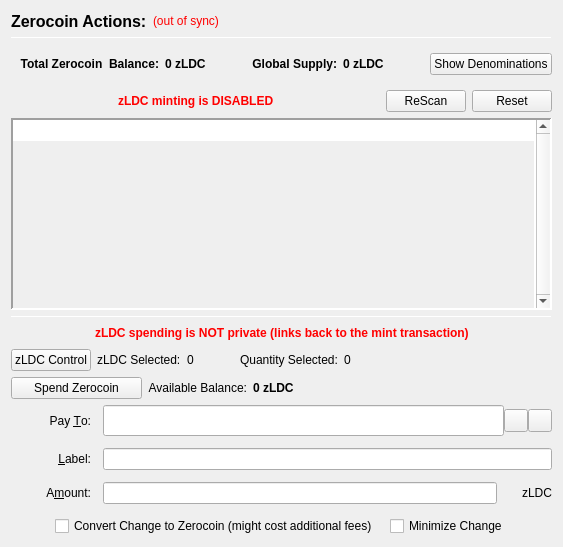
                  <widget class="QFrame" name="verticalFrameLeft">
                   <layout class="QVBoxLayout" name="verticalLayout_2">
                    <item>
                     <layout class="QVBoxLayout" name="verticalLayout_3">
                      <item>
                       <layout class="QHBoxLayout" name="horizontalLayout_3">
                        <item>
                         <widget class="QLabel" name="labelzLDCActions">
                          <property name="font">
                           <font>
                            <pointsize>12</pointsize>
                            <weight>75</weight>
                            <bold>true</bold>
                           </font>
                          </property>
                          <property name="text">
                           <string>Zerocoin Actions:</string>
                          </property>
                          <property name="alignment">
                           <set>Qt::AlignLeading|Qt::AlignLeft|Qt::AlignVCenter</set>
                          </property>
                         </widget>
                        </item>
                        <item>
                         <widget class="QLabel" name="labelzLDCSyncStatus">
                          <property name="toolTip">
                           <string>The displayed information may be out of date. Your wallet automatically synchronizes with the LeedCoin network after a connection is established, but this process has not completed yet.</string>
                          </property>
                          <property name="styleSheet">
                           <string notr="true">QLabel { color: red; }</string>
                          </property>
                          <property name="text">
                           <string notr="true">(out of sync)</string>
                          </property>
                          <property name="alignment">
                           <set>Qt::AlignLeading|Qt::AlignLeft|Qt::AlignVCenter</set>
                          </property>
                         </widget>
                        </item>
                        <item>
                         <spacer name="horizontalSpacer">
                          <property name="orientation">
                           <enum>Qt::Horizontal</enum>
                          </property>
                          <property name="sizeHint" stdset="0">
                           <size>
                            <width>40</width>
                            <height>20</height>
                           </size>
                          </property>
                         </spacer>
                        </item>
                       </layout>
                      </item>
                      <item>
                       <widget class="Line" name="lineUpperLeft">
                        <property name="minimumSize">
                         <size>
                          <width>0</width>
                          <height>1</height>
                         </size>
                        </property>
                        <property name="maximumSize">
                         <size>
                          <width>16777215</width>
                          <height>1</height>
                         </size>
                        </property>
                        <property name="frameShadow">
                         <enum>QFrame::Sunken</enum>
                        </property>
                        <property name="orientation">
                         <enum>Qt::Horizontal</enum>
                        </property>
                       </widget>
                      </item>
                      <item>
                       <widget class="QFrame" name="balanceSupplyFrame">
                        <layout class="QHBoxLayout" name="horizontalLayout_2" stretch="0,0,0,1,0">
                         <property name="rightMargin">
                          <number>0</number>
                         </property>
                         <item>
                          <layout class="QHBoxLayout" name="horizontalLayout_34">
                           <item>
                            <widget class="QLabel" name="labelzAvailableText_3">
                             <property name="font">
                              <font>
                               <weight>75</weight>
                               <bold>true</bold>
                              </font>
                             </property>
                             <property name="toolTip">
                              <string>Total Balance including unconfirmed and immature zLDC</string>
                             </property>
                             <property name="text">
                              <string>Total Zerocoin  Balance:</string>
                             </property>
                             <property name="alignment">
                              <set>Qt::AlignRight|Qt::AlignTrailing|Qt::AlignVCenter</set>
                             </property>
                            </widget>
                           </item>
                           <item>
                            <widget class="QLabel" name="labelzAvailableAmount_4">
                             <property name="minimumSize">
                              <size>
                               <width>40</width>
                               <height>0</height>
                              </size>
                             </property>
                             <property name="font">
                              <font>
                               <weight>75</weight>
                               <bold>true</bold>
                              </font>
                             </property>
                             <property name="toolTip">
                              <string>Total Balance including unconfirmed and immature zLDC</string>
                             </property>
                             <property name="text">
                              <string>0 zLDC</string>
                             </property>
                             <property name="alignment">
                              <set>Qt::AlignLeading|Qt::AlignLeft|Qt::AlignVCenter</set>
                             </property>
                            </widget>
                           </item>
                          </layout>
                         </item>
                         <item>
                          <spacer name="horizontalSpacer_32">
                           <property name="orientation">
                            <enum>Qt::Horizontal</enum>
                           </property>
                           <property name="sizeHint" stdset="0">
                            <size>
                             <width>40</width>
                             <height>20</height>
                            </size>
                           </property>
                          </spacer>
                         </item>
                         <item>
                          <layout class="QHBoxLayout" name="horizontalLayout_35">
                           <item>
                            <widget class="QLabel" name="labelZsupplyText_2">
                             <property name="font">
                              <font>
                               <weight>75</weight>
                               <bold>true</bold>
                              </font>
                             </property>
                             <property name="text">
                              <string>Global Supply:</string>
                             </property>
                             <property name="alignment">
                              <set>Qt::AlignRight|Qt::AlignTrailing|Qt::AlignVCenter</set>
                             </property>
                            </widget>
                           </item>
                           <item>
                            <widget class="QLabel" name="labelZsupplyAmount_2">
                             <property name="font">
                              <font>
                               <weight>75</weight>
                               <bold>true</bold>
                              </font>
                             </property>
                             <property name="text">
                              <string>0 zLDC</string>
                             </property>
                            </widget>
                           </item>
                          </layout>
                         </item>
                         <item>
                          <spacer name="horizontalSpacer_31">
                           <property name="orientation">
                            <enum>Qt::Horizontal</enum>
                           </property>
                           <property name="sizeHint" stdset="0">
                            <size>
                             <width>40</width>
                             <height>20</height>
                            </size>
                           </property>
                          </spacer>
                         </item>
                         <item>
                          <widget class="QPushButton" name="pushButtonShowDenoms">
                           <property name="toolTip">
                            <string>Show zLDC denominations list</string>
                           </property>
                           <property name="text">
                            <string>Show Denominations</string>
                           </property>
                          </widget>
                         </item>
                        </layout>
                       </widget>
                      </item>
                      <item>
                       <layout class="QHBoxLayout" name="horizontalLayout_4">
                        <item>
                         <spacer name="horizontalSpacer_2">
                          <property name="orientation">
                           <enum>Qt::Horizontal</enum>
                          </property>
                          <property name="sizeHint" stdset="0">
                           <size>
                            <width>40</width>
                            <height>20</height>
                           </size>
                          </property>
                         </spacer>
                        </item>
                        <item>
                         <widget class="QLabel" name="label">
                          <property name="styleSheet">
                           <string notr="true">color: red;
font-weight: bold;</string>
                          </property>
                          <property name="text">
                           <string>zLDC minting is DISABLED</string>
                          </property>
                         </widget>
                        </item>
                        <item>
                         <spacer name="horizontalSpacer_3">
                          <property name="orientation">
                           <enum>Qt::Horizontal</enum>
                          </property>
                          <property name="sizeHint" stdset="0">
                           <size>
                            <width>40</width>
                            <height>20</height>
                           </size>
                          </property>
                         </spacer>
                        </item>
                        <item>
                         <widget class="QPushButton" name="pushButtonMintReset">
                          <property name="maximumSize">
                           <size>
                            <width>80</width>
                            <height>16777215</height>
                           </size>
                          </property>
                          <property name="toolTip">
                           <string>Rescan the complete blockchain for  Zerocoin mints and their meta-data.</string>
                          </property>
                          <property name="text">
                           <string>ReScan</string>
                          </property>
                         </widget>
                        </item>
                        <item>
                         <widget class="QPushButton" name="pushButtonSpentReset">
                          <property name="maximumSize">
                           <size>
                            <width>80</width>
                            <height>16777215</height>
                           </size>
                          </property>
                          <property name="toolTip">
                           <string>Reset Zerocoin Wallet DB. Deletes transactions that did not make it into the blockchain.</string>
                          </property>
                          <property name="text">
                           <string>Reset</string>
                          </property>
                         </widget>
                        </item>
                       </layout>
                      </item>
                      <item>
                       <widget class="QPlainTextEdit" name="TEMintStatus">
                        <property name="font">
                         <font>
                          <pointsize>8</pointsize>
                         </font>
                        </property>
                        <property name="toolTip">
                         <string>Status and/or Mesages from the last Mint Action.</string>
                        </property>
                        <property name="frameShape">
                         <enum>QFrame::Panel</enum>
                        </property>
                        <property name="frameShadow">
                         <enum>QFrame::Sunken</enum>
                        </property>
                        <property name="lineWidth">
                         <number>2</number>
                        </property>
                        <property name="midLineWidth">
                         <number>2</number>
                        </property>
                        <property name="verticalScrollBarPolicy">
                         <enum>Qt::ScrollBarAlwaysOn</enum>
                        </property>
                        <property name="horizontalScrollBarPolicy">
                         <enum>Qt::ScrollBarAlwaysOff</enum>
                        </property>
                        <property name="readOnly">
                         <bool>true</bool>
                        </property>
                        <property name="plainText">
                         <string notr="true"/>
                        </property>
                        <property name="backgroundVisible">
                         <bool>true</bool>
                        </property>
                       </widget>
                      </item>
                      <item>
                       <widget class="Line" name="line">
                        <property name="minimumSize">
                         <size>
                          <width>0</width>
                          <height>1</height>
                         </size>
                        </property>
                        <property name="maximumSize">
                         <size>
                          <width>16777215</width>
                          <height>1</height>
                         </size>
                        </property>
                        <property name="orientation">
                         <enum>Qt::Horizontal</enum>
                        </property>
                       </widget>
                      </item>
                      <item>
                       <layout class="QHBoxLayout" name="horizontalLayout_7">
                        <item>
                         <spacer name="horizontalSpacer_18">
                          <property name="orientation">
                           <enum>Qt::Horizontal</enum>
                          </property>
                          <property name="sizeHint" stdset="0">
                           <size>
                            <width>40</width>
                            <height>20</height>
                           </size>
                          </property>
                         </spacer>
                        </item>
                        <item>
                         <widget class="QLabel" name="label_2">
                          <property name="styleSheet">
                           <string notr="true">color: red;
font-weight: bold;</string>
                          </property>
                          <property name="text">
                           <string>zLDC spending is NOT private (links back to the mint transaction)</string>
                          </property>
                         </widget>
                        </item>
                        <item>
                         <spacer name="horizontalSpacer_30">
                          <property name="orientation">
                           <enum>Qt::Horizontal</enum>
                          </property>
                          <property name="sizeHint" stdset="0">
                           <size>
                            <width>40</width>
                            <height>20</height>
                           </size>
                          </property>
                         </spacer>
                        </item>
                       </layout>
                      </item>
                      <item>
                       <layout class="QHBoxLayout" name="horizontalLayout_24">
                        <property name="leftMargin">
                         <number>0</number>
                        </property>
                        <property name="bottomMargin">
                         <number>0</number>
                        </property>
                        <item>
                         <widget class="QPushButton" name="pushButtonZPivControl">
                          <property name="text">
                           <string>zLDC Control</string>
                          </property>
                         </widget>
                        </item>
                        <item>
                         <widget class="QLabel" name="labelzPivSelected">
                          <property name="text">
                           <string>zLDC Selected:</string>
                          </property>
                         </widget>
                        </item>
                        <item>
                         <widget class="QLabel" name="labelzPivSelected_int">
                          <property name="text">
                           <string>0</string>
                          </property>
                         </widget>
                        </item>
                        <item>
                         <spacer name="horizontalSpacer_17">
                          <property name="orientation">
                           <enum>Qt::Horizontal</enum>
                          </property>
                          <property name="sizeType">
                           <enum>QSizePolicy::Fixed</enum>
                          </property>
                          <property name="sizeHint" stdset="0">
                           <size>
                            <width>40</width>
                            <height>20</height>
                           </size>
                          </property>
                         </spacer>
                        </item>
                        <item>
                         <widget class="QLabel" name="labelQuantitySelected">
                          <property name="text">
                           <string>Quantity Selected:</string>
                          </property>
                         </widget>
                        </item>
                        <item>
                         <widget class="QLabel" name="labelQuantitySelected_int">
                          <property name="text">
                           <string>0</string>
                          </property>
                         </widget>
                        </item>
                        <item>
                         <spacer name="horizontalSpacer_19">
                          <property name="orientation">
                           <enum>Qt::Horizontal</enum>
                          </property>
                          <property name="sizeHint" stdset="0">
                           <size>
                            <width>40</width>
                            <height>20</height>
                           </size>
                          </property>
                         </spacer>
                        </item>
                       </layout>
                      </item>
                      <item>
                       <layout class="QHBoxLayout" name="horizontalLayout_6">
                        <item>
                         <widget class="QPushButton" name="pushButtonSpendzLDC">
                          <property name="minimumSize">
                           <size>
                            <width>131</width>
                            <height>0</height>
                           </size>
                          </property>
                          <property name="toolTip">
                           <string>Spend Zerocoin. Without 'Pay To:' address creates payments to yourself.</string>
                          </property>
                          <property name="text">
                           <string>Spend Zerocoin</string>
                          </property>
                         </widget>
                        </item>
                        <item>
                         <widget class="QLabel" name="labelzLDCBalanceText">
                          <property name="toolTip">
                           <string>Available (mature and spendable) zLDC for spending</string>
                          </property>
                          <property name="text">
                           <string>Available Balance:</string>
                          </property>
                          <property name="alignment">
                           <set>Qt::AlignRight|Qt::AlignTrailing|Qt::AlignVCenter</set>
                          </property>
                         </widget>
                        </item>
                        <item>
                         <widget class="QLabel" name="labelzAvailableAmount_2">
                          <property name="font">
                           <font>
                            <weight>75</weight>
                            <bold>true</bold>
                           </font>
                          </property>
                          <property name="toolTip">
                           <string>Available (mature and spendable) zLDC for spending

zLDC are mature when they have more than 20 confirmations AND more than 2 mints of the same denomination after them were minted</string>
                          </property>
                          <property name="text">
                           <string>0 zLDC</string>
                          </property>
                          <property name="alignment">
                           <set>Qt::AlignLeading|Qt::AlignLeft|Qt::AlignVCenter</set>
                          </property>
                         </widget>
                        </item>
                        <item>
                         <spacer name="horizontalSpacer_4">
                          <property name="orientation">
                           <enum>Qt::Horizontal</enum>
                          </property>
                          <property name="sizeHint" stdset="0">
                           <size>
                            <width>40</width>
                            <height>20</height>
                           </size>
                          </property>
                         </spacer>
                        </item>
                       </layout>
                      </item>
                      <item>
                       <layout class="QGridLayout" name="gridLayout_7">
                        <property name="spacing">
                         <number>12</number>
                        </property>
                        <item row="0" column="0">
                         <widget class="QLabel" name="payToLabel">
                          <property name="minimumSize">
                           <size>
                            <width>80</width>
                            <height>0</height>
                           </size>
                          </property>
                          <property name="text">
                           <string>Pay &amp;To:</string>
                          </property>
                          <property name="alignment">
                           <set>Qt::AlignRight|Qt::AlignTrailing|Qt::AlignVCenter</set>
                          </property>
                          <property name="buddy">
                           <cstring>payTo</cstring>
                          </property>
                         </widget>
                        </item>
                        <item row="0" column="1">
                         <layout class="QHBoxLayout" name="payToLayout">
                          <property name="spacing">
                           <number>0</number>
                          </property>
                          <item>
                           <widget class="QValidatedLineEdit" name="payTo">
                            <property name="enabled">
                             <bool>true</bool>
                            </property>
                            <property name="minimumSize">
                             <size>
                              <width>0</width>
                              <height>31</height>
                             </size>
                            </property>
                            <property name="toolTip">
                             <string>The LeedCoin address to send the payment to. Creates local payment to yourself when empty.</string>
                            </property>
                           </widget>
                          </item>
                          <item>
                           <widget class="QToolButton" name="addressBookButton">
                            <property name="toolTip">
                             <string>Choose previously used address</string>
                            </property>
                            <property name="text">
                             <string/>
                            </property>
                            <property name="icon">
                             <iconset resource="../leedcoin.qrc">
                              <normaloff>:/icons/address-book</normaloff>:/icons/address-book</iconset>
                            </property>
                            <property name="shortcut">
                             <string>Alt+A</string>
                            </property>
                           </widget>
                          </item>
                          <item>
                           <widget class="QToolButton" name="pasteButton">
                            <property name="toolTip">
                             <string>Paste address from clipboard</string>
                            </property>
                            <property name="text">
                             <string/>
                            </property>
                            <property name="icon">
                             <iconset resource="../leedcoin.qrc">
                              <normaloff>:/icons/editpaste</normaloff>:/icons/editpaste</iconset>
                            </property>
                            <property name="shortcut">
                             <string>Alt+P</string>
                            </property>
                           </widget>
                          </item>
                         </layout>
                        </item>
                        <item row="1" column="0">
                         <widget class="QLabel" name="labelLabel">
                          <property name="minimumSize">
                           <size>
                            <width>80</width>
                            <height>0</height>
                           </size>
                          </property>
                          <property name="text">
                           <string>&amp;Label:</string>
                          </property>
                          <property name="alignment">
                           <set>Qt::AlignRight|Qt::AlignTrailing|Qt::AlignVCenter</set>
                          </property>
                          <property name="buddy">
                           <cstring>addAsLabel</cstring>
                          </property>
                         </widget>
                        </item>
                        <item row="1" column="1">
                         <widget class="QLineEdit" name="addAsLabel">
                          <property name="toolTip">
                           <string>Enter a label for this address to add it to the list of used addresses</string>
                          </property>
                         </widget>
                        </item>
                        <item row="2" column="0">
                         <widget class="QLabel" name="amountLabel">
                          <property name="minimumSize">
                           <size>
                            <width>80</width>
                            <height>0</height>
                           </size>
                          </property>
                          <property name="text">
                           <string>A&amp;mount:</string>
                          </property>
                          <property name="alignment">
                           <set>Qt::AlignRight|Qt::AlignTrailing|Qt::AlignVCenter</set>
                          </property>
                          <property name="buddy">
                           <cstring>zLDCpayAmount</cstring>
                          </property>
                         </widget>
                        </item>
                        <item row="2" column="1">
                         <layout class="QHBoxLayout" name="horizontalLayout_9">
                          <property name="spacing">
                           <number>0</number>
                          </property>
                          <item>
                           <widget class="QLineEdit" name="zLDCpayAmount"/>
                          </item>
                          <item>
                           <widget class="QLabel" name="labelzLDC">
                            <property name="minimumSize">
                             <size>
                              <width>55</width>
                              <height>0</height>
                             </size>
                            </property>
                            <property name="text">
                             <string>zLDC</string>
                            </property>
                            <property name="alignment">
                             <set>Qt::AlignRight|Qt::AlignTrailing|Qt::AlignVCenter</set>
                            </property>
                           </widget>
                          </item>
                         </layout>
                        </item>
                        <item row="3" column="0" colspan="2">
                         <layout class="QHBoxLayout" name="horizontalLayout_10">
                          <item>
                           <spacer name="horizontalSpacer_5">
                            <property name="orientation">
                             <enum>Qt::Horizontal</enum>
                            </property>
                            <property name="sizeHint" stdset="0">
                             <size>
                              <width>40</width>
                              <height>20</height>
                             </size>
                            </property>
                           </spacer>
                          </item>
                          <item>
                           <widget class="QCheckBox" name="checkBoxMintChange">
                            <property name="sizePolicy">
                             <sizepolicy hsizetype="MinimumExpanding" vsizetype="Fixed">
                              <horstretch>0</horstretch>
                              <verstretch>0</verstretch>
                             </sizepolicy>
                            </property>
                            <property name="layoutDirection">
                             <enum>Qt::LeftToRight</enum>
                            </property>
                            <property name="text">
                             <string>Convert Change to Zerocoin (might cost additional fees)</string>
                            </property>
                           </widget>
                          </item>
                          <item>
                           <widget class="QCheckBox" name="checkBoxMinimizeChange">
                            <property name="toolTip">
                             <string>If checked, the wallet tries to minimize the returning change instead of minimizing the number of spent denominations.</string>
                            </property>
                            <property name="text">
                             <string>Minimize Change</string>
                            </property>
                           </widget>
                          </item>
                          <item>
                           <spacer name="horizontalSpacer_6">
                            <property name="orientation">
                             <enum>Qt::Horizontal</enum>
                            </property>
                            <property name="sizeHint" stdset="0">
                             <size>
                              <width>40</width>
                              <height>20</height>
                             </size>
                            </property>
                           </spacer>
                          </item>
                         </layout>
                        </item>
                       </layout>
                      </item>
                     </layout>
                    </item>
                   </layout>
                  </widget>
